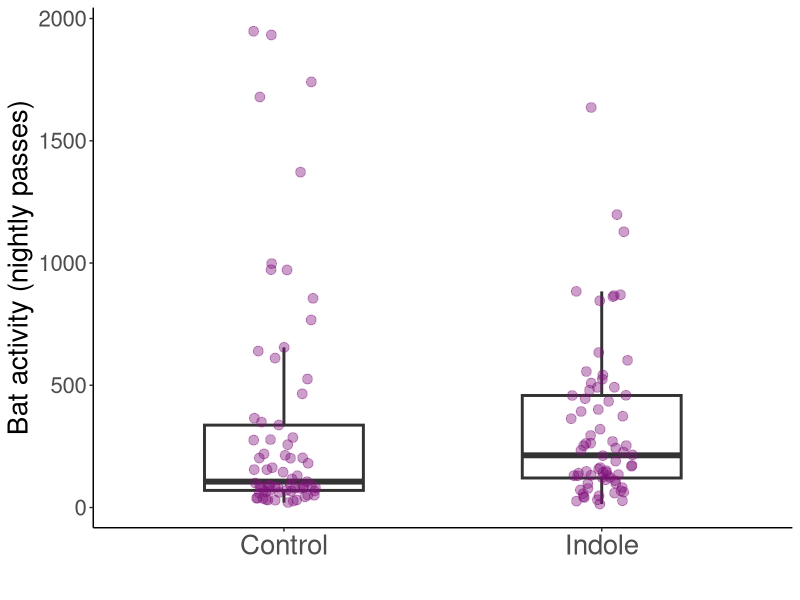
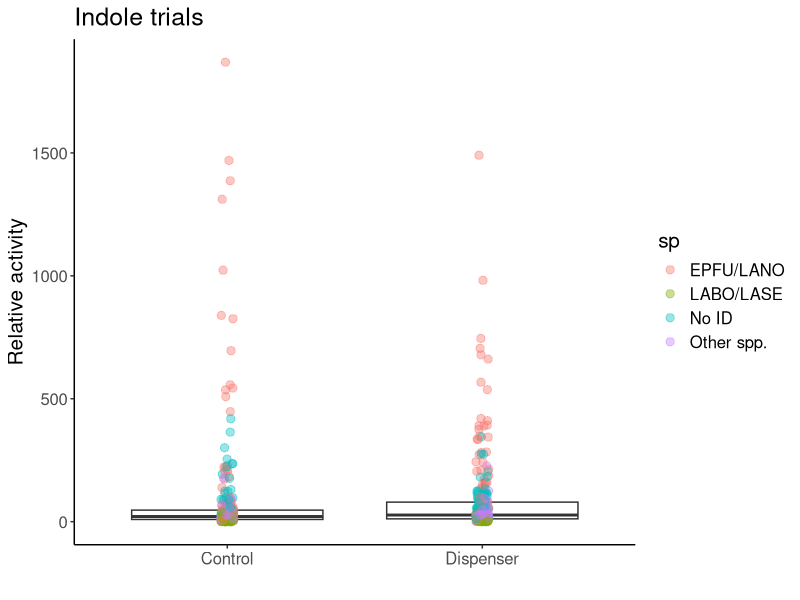
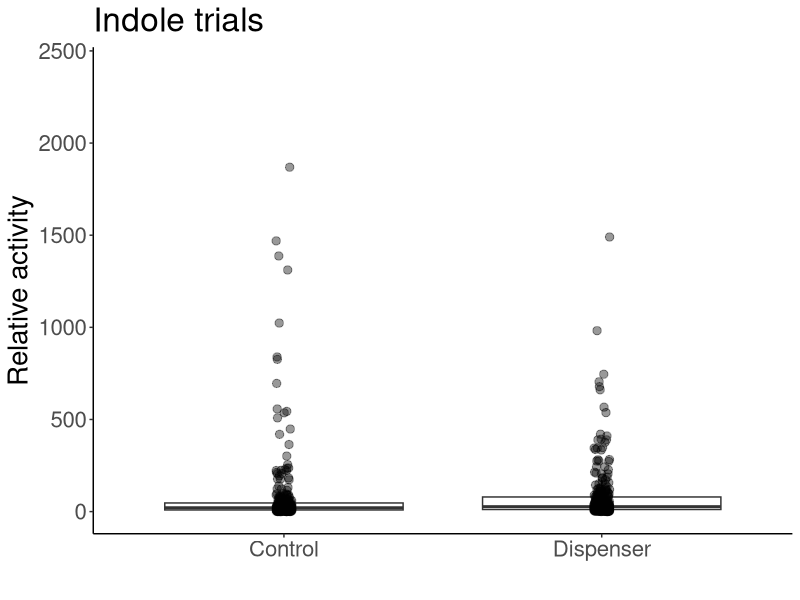
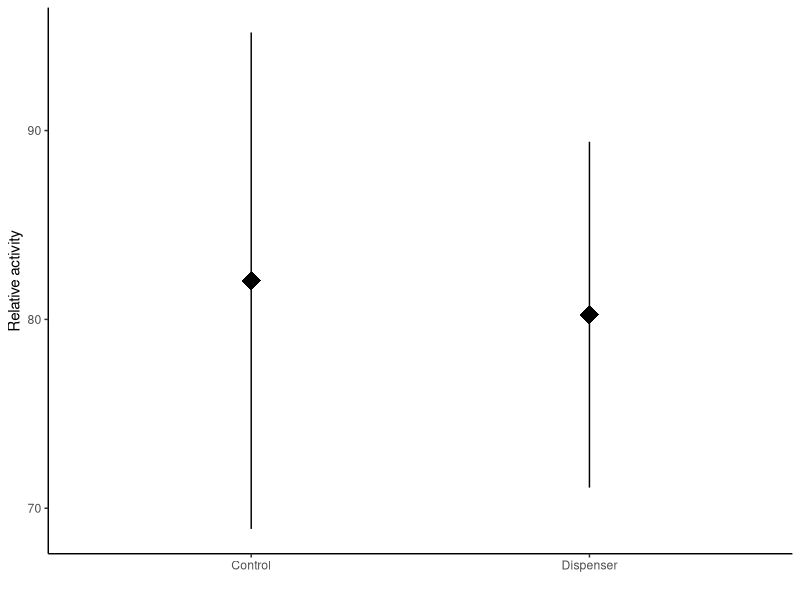
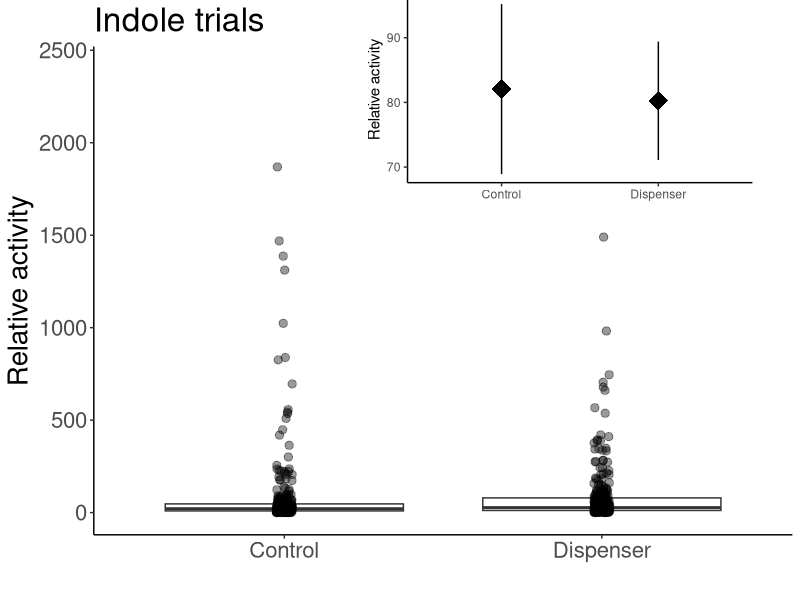
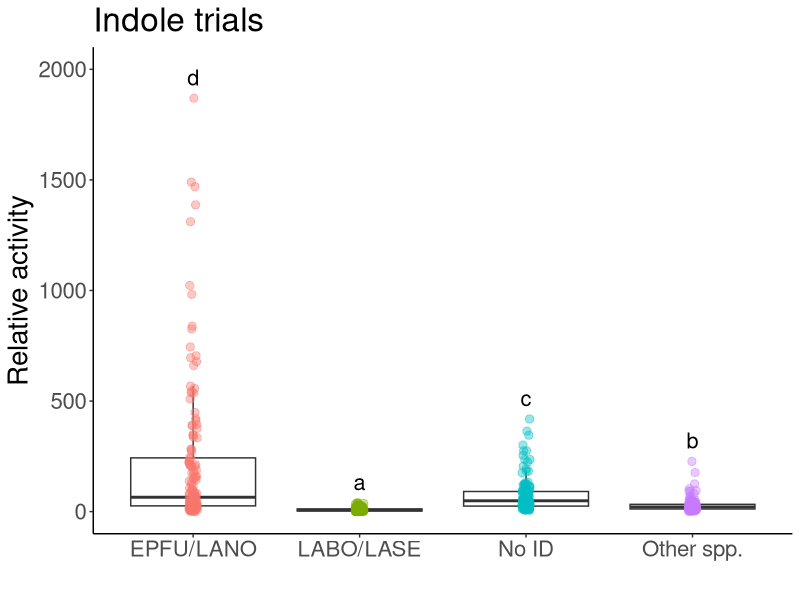
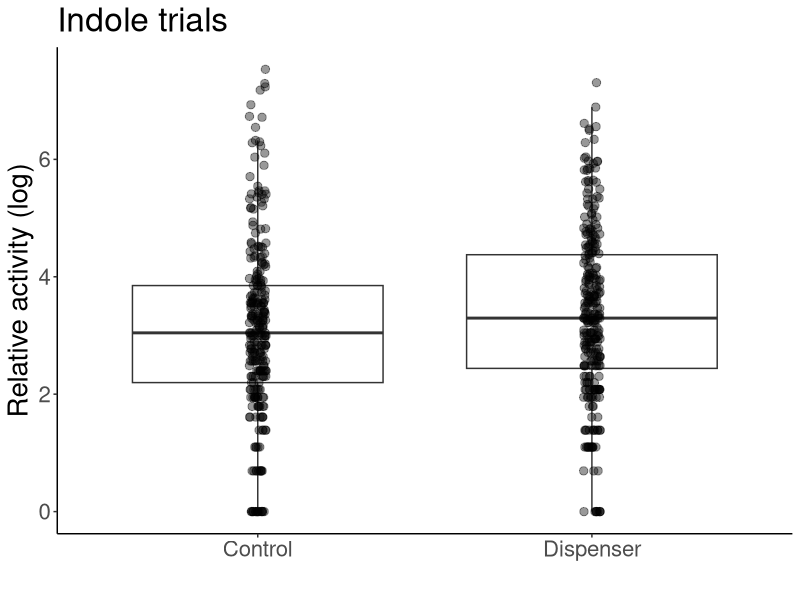
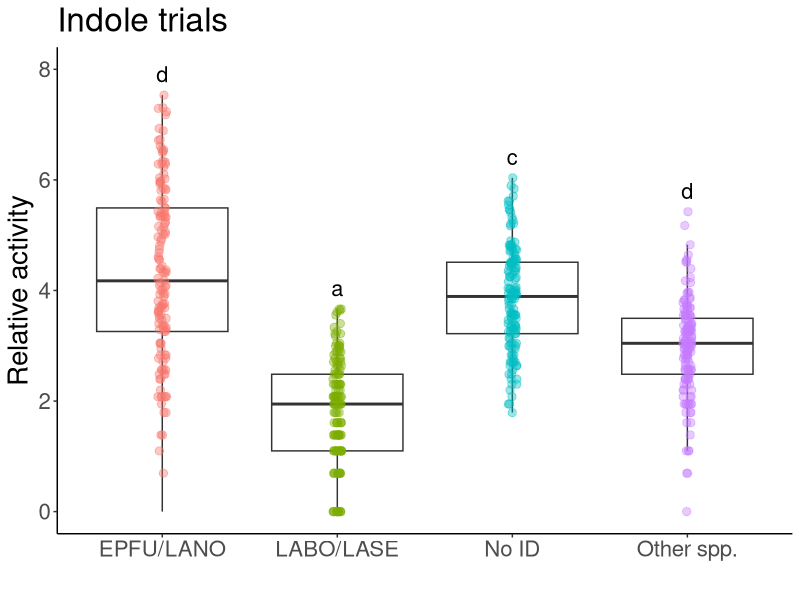

Recreate these plots in R, in order. (Note: this script raises an error after producing the figures.)
#Load libraries
library(ggplot2)
library(lme4)
library(viridis)
library(car)
library(emmeans)
library(multcomp)
library(dplyr)
library(plyr)
library(tidyr)
library(cowplot)

# Indole data import and cleaning ------------------------------------------------

#SUMMARY DATA----
indole <- read.csv(file="Maynard_etal_indole_sum.csv",head=TRUE)
indole[, 3:11][is.na(indole[, 3:11])] <- 0

##Gathering data — compounds from col to rows
indole1<-indole %>% gather(sp, activity, EPTFUS:NOID)
indole1$sp<-as.factor(indole1$sp)
levels(indole1$sp)

#aggregating data, species level
indole1<-aggregate(activity ~ treatment + sp + jdate + site, dat=indole1, FUN=sum)

#data without species-level
indole10<-aggregate(activity ~ treatment + jdate + site, dat=indole1, FUN=sum)


#creating log-transformed value for graphs
indole10$log.act<-log(indole10$activity)
#indole10$log.act[which(!is.finite(indole10$log.act))] <- 0 #no zeros, so unnecessary

#Test for overdispersion function
overdisp_fun <- function(model) {
	rdf <- df.residual(model)
	rp <- residuals(model,type="pearson")
	Pearson.chisq <- sum(rp^2)
	prat <- Pearson.chisq/rdf
	pval <- pchisq(Pearson.chisq, df=rdf, lower.tail=FALSE)
	c(chisq=Pearson.chisq,ratio=prat,rdf=rdf,p=pval)
}

test.in<-glmer(activity~treatment+(1|site), dat = indole10,family=poisson)
summary(test.in)
shapiro.test(resid(test.in))#non-normal
overdisp_fun(test.in)#overdispersed

#fitting data to glm with neg binom dist
mod.in<-glmer.nb(activity~treatment+(1|site), dat = indole10)
summary(mod.in)
Anova(mod.in)
#treatment chi=2.2635 p=0.1325, wald chisquared test

#table
in10.tab <- ddply(indole10, c("treatment"), summarise,
					 N    = length(activity),
					 mean = mean(activity),
					 sd   = sd(activity),
					 se   = sd / sqrt(N))
in10.tab
#control= 328.2 +/- 56.5
#treatment= 321.0 +/- 36.9

indole10$treatment[indole10$treatment=="Dispenser"]="Indole"

#graph
#graph
indole.plot<-ggplot(data=indole10, aes(x=treatment, y=activity))+ 
	geom_boxplot(outlier.shape = NA, width=.5, lwd=1)+
	geom_point(position=position_jitter(width = 0.1), alpha=0.4, size=3, color="#810f7c")+
	theme_classic()+
	labs(x=" ", y="Bat activity (nightly passes)")+
	theme(text = element_text(size=20), axis.text.x = element_text(size = 20))
indole.plot

#EXPORT PLOT
tiff('indole.tiff', units="in", width=6, height=5, res=400)
indole.plot
dev.off()

##GROUPING SPECIES INDOLE----
{indole2<-indole1
indole2$sp=as.character(indole2$sp)
indole2$sp[indole2$sp=="EPTFUS"]="EPFU/LANO"
indole2$sp[indole2$sp=="LASNOC"]="EPFU/LANO"
indole2$sp[indole2$sp=="LASBOR"]="LABO/LASE"
indole2$sp[indole2$sp=="LASSEM"]="LABO/LASE"
indole2$sp[indole2$sp=="LASCIN"]="Other spp."
indole2$sp[indole2$sp=="MYOLUC"]="Other spp."
indole2$sp[indole2$sp=="PERSUB"]="Other spp."
indole2$sp[indole2$sp=="NOID"]="No ID"
indole2$sp[indole2$sp=="NYCHUM"]="Other spp."
}

indole3<-aggregate(activity ~ treatment + sp + jdate + site, dat=indole2, FUN=sum)
indole3$log.act<-log(indole3$activity)
indole3$log.act[which(!is.finite(indole3$log.act))] <- 0

#indole3<-indole3[order(indole3$sp),]

test.i<-glmer(activity~treatment*sp+(1|site), dat = indole3,family=poisson)
summary(test.i)
shapiro.test(resid(test.i))#non-normal

overdisp_fun(test.i)#overdispersed

mod.i<-glmer.nb(activity~treatment*sp+(1|jdate), dat = indole3)
Anova(mod.i)
#treatment chi=2.7201 p=0.09909, sp chi=625.2476 p<0.0001, interaxn chi=1.1916 p=0.75502

#contrasts
i1<-emmeans(mod.i,pairwise~sp, type="response")
cld(i1$emmeans,  Letters ='abcde')
#LABO/LASE a, Other b, EPFU/LANO c

indole.tab <- ddply(indole3, c("sp"), summarise,
					N    = length(activity),
					mean = mean(activity),
					sd   = sd(activity),
					se   = sd / sqrt(N))
indole.tab

#(EPFU/LANO-NoID)/NoID
(214.517730-72.985816)/72.985816
#1.94, EPFU/LANO were ~2x more active than Other spp.

#(EPFU/LANO-Other)/other
(214.517730-28.078014)/28.078014
#6.64, EPFU/LANO were 6.6x more active than Other spp.

#(EPFU/LANO-LABO)/LABO
(214.517730-8.943262)/8.943262
#22.9865, EPFU/LANO were ~23x more active than LABO/LASE

indole.n <- ddply(indole3, c("site"), summarise,
					N    = length(activity),
					mean = mean(activity),
					sd   = sd(activity),
					se   = sd / sqrt(N))
indole.n

indole.tab.treat <- ddply(indole3, c("treatment"), summarise,
					N    = length(activity),
					mean = mean(activity),
					sd   = sd(activity),
					se   = sd / sqrt(N))
indole.tab.treat

#full plot, grouped by species
ggplot(data=indole3, aes(x=treatment, y=activity))+ 
	geom_boxplot(outlier.shape = NA)+
	geom_point(position=position_jitter(width = 0.025), alpha=0.4, size=2.5, aes(color=sp))+
	theme_classic()+
	labs(x=" ", y="Relative activity",
		 title = "Indole trials")+
	theme(text = element_text(size=15))

#full plot, with boxplots
indole.plot1<-ggplot(data=indole3, aes(x=treatment, y=activity))+ 
	geom_boxplot(outlier.shape = NA)+
	geom_point(position=position_jitter(width = 0.025), alpha=0.4, size=2.5)+
	theme_classic()+
	labs(x=" ", y="Relative activity",
		 title = "Indole trials")+
	theme(text = element_text(size=20))+
	scale_y_continuous(limits = c(0,2400))
indole.plot1

#small plot (means and SEs)
indole.small<-ggplot(data=indole3, aes(x=treatment, y=activity))+ 
	theme_classic()+
	labs(x=" ", y="Relative activity")+
	stat_summary(fun.data = "mean_se", size=1.5, shape="diamond")
indole.small

#plots with inlay
indole.with.inset <-
	ggdraw() +
	draw_plot(indole.plot1) +
	draw_plot(indole.small, x = 0.45, y = .62, width = .5, height = .4)
indole.with.inset

#save plot
#ggsave(filename = "indole.png", 
	   #plot = indole.with.inset,
	   #width = 17, 
	   #height = 12,
	   #units = "cm",
	   #dpi = 300)

#species plot (raw data)
ggplot(data=indole3, aes(x=sp, y=activity))+ 
	geom_boxplot(outlier.shape = NA)+
	geom_point(position=position_jitter(width = 0.025), alpha=0.4, size=2.5, aes(color=sp))+
	theme_classic()+
	labs(x=" ", y="Relative activity", title="Indole trials")+
	theme(text = element_text(size=20), legend.position = "none")+
	stat_summary(geom = 'text', label = c("d","a","c", "b"),
				 fun = max, vjust = -0.8, size=5.5)+
	scale_y_continuous(limits = c(0,2000))

#log-transformed full plot
indole.plot.log<-ggplot(data=indole3, aes(x=treatment, y=log.act))+ 
	geom_boxplot(outlier.shape = NA)+
	geom_point(position=position_jitter(width = 0.025), alpha=0.4, size=2.5)+
	theme_classic()+
	labs(x=" ", y="Relative activity (log)",
		 title = "Indole trials")+
	theme(text = element_text(size=20))
indole.plot.log

#log-transformed species plot
ggplot(data=indole3, aes(x=sp, y=log.act))+ 
	geom_boxplot(outlier.shape = NA)+
	geom_point(position=position_jitter(width = 0.025), alpha=0.4, size=2.5, aes(color=sp))+
	theme_classic()+
	labs(x=" ", y="Relative activity", title="Indole trials")+
	theme(text = element_text(size=20), legend.position = "none")+
	stat_summary(geom = 'text', label = c("d","a","c", "d"),
				 fun = max, vjust = -0.8, size=5.5)+
	scale_y_continuous(limits = c(0,8))



##FARNESENE TRIALS----
# Farnesene data import and cleaning ------------------------------------------------

#SUMMARY DATA----
farn <- read.csv(file="Maynard_etal_farnesene_sum.csv",head=TRUE)
farn[, 3:11][is.na(farn[, 3:11])] <- 0

##Gathering data — compounds from col to rows
farn1<-farn %>% gather(sp, activity, EPTFUS:NOID)
farn1$sp<-as.factor(farn1$sp)
levels(farn1$sp)

#aggregated by species
farn1<-aggregate(activity ~ treatment + sp + jdate + site, dat=farn1, FUN=sum)

#w/o species-level
farn10<-aggregate(activity ~ treatment + jdate + site, dat=farn1, FUN=sum)

#creating log-transformed value for graphs
farn10$log.act<-log(farn10$activity)
#farn10$log.act[which(!is.finite(farn10$log.act))] <- 0 #no zeros

test.farn<-glmer(activity~treatment+(1|site), dat = farn10,family=poisson)
summary(test.farn)
shapiro.test(resid(test.farn))#non-normal
overdisp_fun(test.farn)#overdispersed

mod.farn<-glmer.nb(activity~treatment+(1|site), dat = farn10)
Anova(mod.farn)
#treatment chi=0.398 p=0.5281

#table
farn10.tab <- ddply(farn10, c("treatment"), summarise,
				  N    = length(activity),
				  mean = mean(activity),
				  sd   = sd(activity),
				  se   = sd / sqrt(N))
farn10.tab
#control 318.1 +/- 58.7
#dispenser 284.6 +/- 58.1

farn10$treatment[farn10$treatment=="Dispenser"]="Farnesene"

#graph
farn.plot<-ggplot(data=farn10, aes(x=treatment, y=activity))+ 
	geom_boxplot(outlier.shape = NA, width=.5, lwd=1)+
	geom_point(position=position_jitter(width = 0.1), alpha=0.4, size=3, color="#810f7c")+
	theme_classic()+
	labs(x=" ", y="Bat activity (nightly passes)")+
	theme(text = element_text(size=20), axis.text.x = element_text(size = 20))
farn.plot

#EXPORT PLOT
tiff('farnesene.tiff', units="in", width=6, height=5, res=400)
farn.plot
dev.off()

##GROUPING SPECIES----
{farn2<-farn1
farn2$sp=as.character(farn2$sp)
farn2$sp[farn2$sp=="EPTFUS"]="EPFU/LANO"
farn2$sp[farn2$sp=="LASNOC"]="EPFU/LANO"
farn2$sp[farn2$sp=="LASBOR"]="LABO/LASE"
farn2$sp[farn2$sp=="LASSEM"]="LABO/LASE"
farn2$sp[farn2$sp=="LASCIN"]="Other spp."
farn2$sp[farn2$sp=="MYOLUC"]="Other spp."
farn2$sp[farn2$sp=="PERSUB"]="Other spp."
farn2$sp[farn2$sp=="NOID"]="No ID"
farn2$sp[farn2$sp=="NYCHUM"]="Other spp."
}

farn3<-aggregate(activity ~ treatment + sp + jdate + site, dat=farn2, FUN=sum)
farn3$log.act<-log(farn3$activity)
farn3$log.act[which(!is.finite(farn3$log.act))] <- 0

test.f<-glmer(activity~treatment*sp+(1|jdate), dat = farn3,family=poisson)
summary(test.f)
shapiro.test(resid(test.f))#non-normal, overdispersed

overdisp_fun(test.f)#overdispersed

mod.f<-glmer.nb(activity~treatment*sp+(1|jdate), dat = farn3)
Anova(mod.f)
#treatment chi=2.7420 p=0.09774, sp chi=67.3332 p<0.001, interaxn chi=3.0187  p=0.38875

#contrasts
f1<-emmeans(mod.f,pairwise~sp, type="response")
cld(f1$emmeans,  Letters ='abcde')
#LABO=A, Other=A EPFU=B, NoID=B


farn.tab <- ddply(farn3, c("sp"), summarise,
					N    = length(activity),
					mean = mean(activity),
					sd   = sd(activity),
					se   = sd / sqrt(N))
farn.tab
#(EPFU/LANO-LABO/LASE)/LABO/LASE
(122.0750-26.4625)/26.4625
#3.6, EPFU/LANO are 3.6x more active than LABO/LASE

#(EPFU/LANO-OTHER)/OTHER
(122.0750-40.1500)/40.1500
#2.04, EPFU/LANO are over 2x more active than Other spp.

farn.n <- ddply(farn3, c("site"), summarise,
				  N    = length(activity),
				  mean = mean(activity),
				  sd   = sd(activity),
				  se   = sd / sqrt(N))
farn.n
#N=24/3 species=8 nights total,2 treatments at 10 sites, N=40

#main graph (boxplots w/ data points)
farn.plot1<-ggplot(data=farn3, aes(x=treatment, y=activity))+ 
	geom_boxplot(outlier.shape = NA)+
	geom_point(position=position_jitter(width = 0.025), alpha=0.4, size=2.5)+
	theme_classic()+
	labs(x=" ", y="Relative activity",
		 title = "Farnesene")+
	theme(text = element_text(size=20))+
	scale_y_continuous(limits = c(0,1500))
farn.plot1

#small graph (means and SEs)
farn.small<-ggplot(data=farn3, aes(x=treatment, y=activity))+ 
	theme_classic()+
	labs(x=" ", y="Relative activity")+
	stat_summary(fun.data = "mean_se", size=1.5, shape="diamond")
farn.small

#plot with inlay
farn.with.inset <-
	ggdraw() +
	draw_plot(farn.plot1) +
	draw_plot(farn.small, x = 0.45, y = .6, width = .5, height = .4)
farn.with.inset

#save plot
ggsave(filename = "farnesene.png", 
	   plot = farn.with.inset,
	   width = 17, 
	   height = 12,
	   units = "cm",
	   dpi = 300)

#species plot
ggplot(data=farn3, aes(x=sp, y=activity))+ 
	geom_boxplot(outlier.shape = NA)+
	geom_point(position=position_jitter(width = 0.025), alpha=0.4, size=2.5, aes(color=sp))+
	theme_classic()+
	labs(x=" ", y="Relative activity", title="Farnesene trials")+
	theme(text = element_text(size=20), legend.position = "none")+
	stat_summary(geom = 'text', label = c("b","a","b","a"),
				 fun = max, vjust = -0.8, size=5.5)+
	scale_y_continuous(limits = c(0,1400))

#log-transformed plot, main graph
farn.plot.log<-ggplot(data=farn3, aes(x=treatment, y=log.act))+ 
	geom_boxplot(outlier.shape = NA)+
	geom_point(position=position_jitter(width = 0.025), alpha=0.4, size=2.5)+
	theme_classic()+
	labs(x=" ", y="Relative activity (log)",
		 title = "Farnesene")+
	theme(text = element_text(size=20))
farn.plot.log

#log-transformed species plot
ggplot(data=farn3, aes(x=sp, y=log.act))+ 
	geom_boxplot(outlier.shape = NA)+
	geom_point(position=position_jitter(width = 0.025), alpha=0.4, size=2.5, aes(color=sp))+
	theme_classic()+
	labs(x=" ", y="Relative activity", title="Farnesene trials")+
	theme(text = element_text(size=20), legend.position = "none")+
	stat_summary(geom = 'text', label = c("b","a","b","a"),
				 fun = max, vjust = -0.8, size=5.5)+
	scale_y_continuous(limits = c(0,8))

##COMBINING INDOLE AND FARNESENE TRIALS----
#importing "failed" indole trial (only control plots)
indole0 <- read.csv(file="Maynard_indole2_all.csv",head=TRUE)
indole0[, 3:11][is.na(indole0[, 3:11])] <- 0

##Gathering data — compounds from col to rows
indole01<-indole0 %>% gather(sp, activity, EPTFUS:NOID)
indole01$sp<-as.factor(indole01$sp)
levels(indole01$sp)
indole01<-aggregate(activity ~ sp + jdate + site, dat=indole01, FUN=sum)

#data without treatment
farn01<-aggregate(activity ~ sp + jdate + site, dat=indole01, FUN=sum)
indole001<-aggregate(activity ~ sp + jdate + site, dat=indole1, FUN=sum)

dis.all <- rbind(indole001, farn01, indole01)

##GROUPING SPECIES----
{dis.all<-dis.all
dis.all$sp=as.character(dis.all$sp)
dis.all$sp[dis.all$sp=="EPTFUS"]="EPFU/LANO"
dis.all$sp[dis.all$sp=="LASNOC"]="EPFU/LANO"
dis.all$sp[dis.all$sp=="LASBOR"]="LABO/LASE"
dis.all$sp[dis.all$sp=="LASSEM"]="LABO/LASE"
dis.all$sp[dis.all$sp=="NOID"]="No ID"
dis.all$sp[dis.all$sp=="MYOLUC"]="MYLU"
dis.all$sp[dis.all$sp=="LASCIN"]="LACI"
dis.all$sp[dis.all$sp=="NYCHUM"]="NYHU"
dis.all$sp[dis.all$sp=="PERSUB"]="PESU"
dis.all$sp[dis.all$sp=="MYOSOD"]="No ID"
}
#only one MYSO, so grouping with No ID. Could do Myotis spp?

dis.all1<-aggregate(activity ~  sp + jdate + site, dat=dis.all, FUN=sum)

q1<-glmer.nb(activity~sp+(1|site), data = dis.all1)
Anova(q1)
#chisq=2678.4, p<0.001, Wald chisquare tests
summary(q1)

#contrasts
q1c<-emmeans(q1,pairwise~sp, type="response")
cld(q1c$emmeans,  Letters ='abcdefg')
#MYLU=a, NYHU=a, PESU=b, LABO/LASE=c, LACI=d, NOID=e, EPFU/LANO=f

q1.tab <- ddply(dis.all1, c("sp"), summarise,
				  N    = length(activity),
				  mean = mean(activity),
				  sd   = sd(activity),
				  se   = sd / sqrt(N))
q1.tab

dis.all1$log.act<-log(dis.all1$activity)
dis.all1$log.act[which(!is.finite(dis.all1$log.act))]<-0

#species plot
all.plot<-ggplot(data=dis.all1, aes(x=sp, y=activity))+ 
	geom_boxplot(outlier.shape = NA)+
	geom_point(position=position_jitter(width = 0.025), alpha=0.4, size=2.5, aes(color=sp))+
	theme_classic()+
	labs(x=" ", y="Relative activity")+
	theme(text = element_text(size=20), legend.position = "none", 
		  axis.text.x = element_text(angle = 20, vjust = 0.5, hjust=.9))+
	stat_summary(geom = 'text', label = c("f","d","d","a","e","b","c"),
				 fun = max, vjust = -0.8, size=5.5)+
	scale_y_continuous(limits = c(0,1600))
all.plot

#small plot (means and SEs)
all.small<-ggplot(data=dis.all.control, aes(x=sp, y=activity))+ 
	theme_classic()+
	labs(x=" ", y="Relative activity")+
	stat_summary(fun.data = "mean_se", size=1.5, shape="diamond")+
	theme(axis.text.x = element_text(angle = 20, vjust = 0.5, hjust=.9))
all.small

#plot with inlay
all.with.inset <-
	ggdraw() +
	draw_plot(all.plot) +
	draw_plot(all.small, x = 0.45, y = .6, width = .5, height = .4)
all.with.inset

library(viridis)
#log-transformed species plot
q1.plot<-ggplot(data=dis.all1, aes(x=sp, y=log.act))+ 
	geom_boxplot(outlier.shape = NA)+
	geom_point(position=position_jitter(width = 0.2, height = .05), alpha=0.4, size=3, aes(color=sp))+
	theme_classic()+
	labs(x=" ", y="Bat activity (log-transformed)")+
	theme(text = element_text(size=20), legend.position = "none", 
		  axis.text.x = element_text(angle = 30, vjust = 0.5, hjust=.9))+
	stat_summary(geom = 'text', label = c("f","c","d","a","e","a","b"),
				 fun = max, vjust = -0.8, size=5.5)+
	scale_y_continuous(limits = c(-0,8.5))+
	scale_x_discrete(limits=c("EPFU/LANO","LABO/LASE", "LACI","MYLU",
							  "NYHU", "PESU", "No ID"))+
	scale_color_manual(values = c("#450757", "#443885", "#2d678e","#178f8b", "#fee800", "#2ab977","#8fd839"))
q1.plot

#EXPORT PLOT
tiff('Q1.tiff', units="in", width=8, height=5, res=400)
q1.plot
dev.off()


legend_ord <- levels(with(dis.all1$sp, reorder("EPFU/LANO","LABO/LASE", "LACI","MYLU",
											   "NYHU", "PESU", "No ID")))

q1.sp.plot<-ggplot(data=dis.all1, aes(x=jdate, y=log.act))+ 
	geom_point(alpha=0.4, size=2.5, aes(color=sp1))+
	theme_classic()+
	geom_smooth(method = "gam", color="black")+
	labs(x="Julian date", y="Bat activity (log-transformed)")+
	theme(text = element_text(size=19), 
		  axis.text.x = element_text(angle = 30, vjust = 0.5, hjust=.9))+
	scale_color_manual(values = c("#450757", "#443885", "#2d678e","#178f8b", "#2ab977", "#8fd839","#fee800"),
					   limits=c("EPFU/LANO","LABO/LASE", "LACI","MYLU",
					   		 "NYHU", "PESU", "No ID"))+
	guides(color=guide_legend(title="Species"))
q1.sp.plot

#EXPORT PLOT
tiff('Q1_time.tiff', units="in", width=8, height=5, res=400)
q1.sp.plot
dev.off()

dis.all1$sp1 = factor(dis.all1$sp, levels=c("EPFU/LANO","LABO/LASE", "LACI","MYLU",
											"NYHU", "PESU", "No ID"))
q1.wrap<-q1.sp.plot+facet_wrap(~sp1, ncol = 2)+theme(legend.position = "none")
q1.wrap

#EXPORT PLOT
tiff('Q1_time_sp.tiff', units="in", width=7, height=6, res=400)
q1.wrap
dev.off()

###BIG BROWN DATA----
##INDOLE BIG BROWN ONLY---
	brown.ind <- indole2[which(indole2$sp== 'EPFU/LANO'),]

test3.ind<-glmer(activity~treatment+(1|jdate), dat = brown.ind,family=poisson)
shapiro.test(resid(test3.ind))#normal
summary(test3.ind)#not normal

mod.brown.ind<-glmer.nb(activity~treatment+(1|jdate), dat = brown.ind)
Anova(mod.brown.ind)
#treatment p=0.38

ggplot(data=brown.ind, aes(x=treatment, y=activity))+ 
	geom_boxplot(outlier.shape = NA)+
	geom_point(position=position_jitter(width = 0.025), alpha=0.4, size=2.5)+
	stat_summary(fun.data = "mean_se", colour="red", size=1.5, shape="diamond")+
	theme_classic()+
	labs(x=" ", y="Relative activity",
		 title = "EPFU/LANO only, indole trials")+
	theme(text = element_text(size=15), legend.title = )+
	scale_color_viridis(discrete = T, option = "D")

ggplot(data=brown.ind, aes(x=treatment, y=activity))+ 
	theme_classic()+
	labs(x=" ", y="Relative activity",
		 title = "EPFU/LANO only, indole trials")+
	stat_summary(fun.data = "mean_se", size=1.5, shape="diamond")

##farn BIG BROWN ONLY---
brown.farn <- farn2[which(farn2$sp== 'EPFU/LANO'),]

test3.farn<-glmer(activity~treatment+(1|jdate), dat = brown.farn,family=poisson)
shapiro.test(resid(test3.farn))#normal
summary(test3.farn)#not normal

mod.brown.farn<-glmer.nb(activity~treatment+(1|jdate), dat = brown.farn)
Anova(mod.brown.farn)
#treatment p=0.17

ggplot(data=brown.farn, aes(x=treatment, y=activity))+ 
	geom_boxplot(outlier.shape = NA)+
	geom_point(position=position_jitter(width = 0.025), alpha=0.4, size=2.5)+
	stat_summary(fun.data = "mean_se", colour="red", size=1.5, shape="diamond")+
	theme_classic()+
	labs(x=" ", y="Relative activity",
		 title = "EPFU/LANO only, Farnesene trials")+
	theme(text = element_text(size=15), legend.title = )+
	scale_color_viridis(discrete = T, option = "D")

ggplot(data=brown.farn, aes(x=treatment, y=activity))+ 
	theme_classic()+
	labs(x=" ", y="Relative activity",
		 title = "EPFU/LANO only, Farnesene trials")+
	stat_summary(fun.data = "mean_se", size=1.5, shape="diamond")



dis.all2$log.act<-log(dis.all2$activity)
dis.all2$log.act[which(!is.finite(dis.all2$log.act))] <- 0

#exclude treatment trials
dis.all.control<-dis.all2[dis.all2$treatment != "Dispenser", ]  
dis.all.control <- dis.all.control[order(dis.all.control$jdate),]

dis.all.treat<-dis.all2[dis.all2$treatment != "Control", ]  
dis.all.treat <- dis.all.treat[order(dis.all.treat$jdate),]
